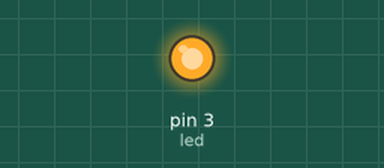
Simulated run of this sketch. Board: Arduino Uno, built with avr-gcc and run on an emulated ATmega328P. Shown: output pins drawn as LEDs (lit = HIGH).

Above: at 0.05 s.
At 0.75 s:
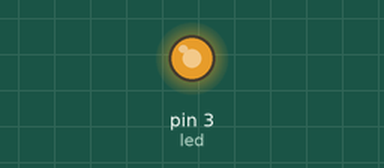
At 1.5 s:
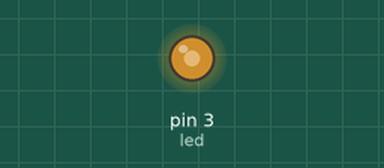
At 3.0 s:
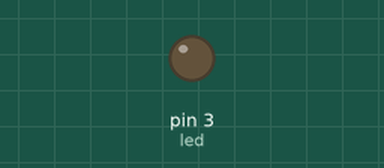
Timing chart, 0 to 6.9 s (numbered marks = the images above):
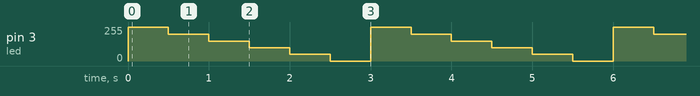

Measured:
- by itself, pin 3 (led): repeats every 3.0 s: 200/255 0.50 s, 150/255 0.50 s, 100/255 0.50 s, 50/255 0.50 s, 0/255 0.50 s, 255/255 0.50 s

The sketch:

code-1-7.ino
```cpp
#define led 3

void setup()
{
   pinMode(led, OUTPUT);
}

void loop()
{
  analogWrite(led, 255);
  delay(500);
  analogWrite(led, 200);
  delay(500);
  analogWrite(led, 150);
  delay(500);
  analogWrite(led, 100);
  delay(500);
  analogWrite(led, 50);
  delay(500);
  analogWrite(led, 0);
  delay(500);
}
```
